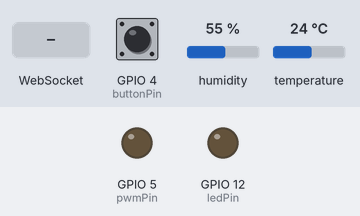
Recording of a sketch running on a simulated ESP8266 (NodeMCU). Parts: output pins drawn as LEDs (lit = HIGH). The test bench sets the inputs (shaded band); at power-on: GPIO 4 (buttonPin) LOW, humidity 55 %, temperature 24 °C. WiFi joins after 1.5 s; servers stay silent unless stated; what the sketch prints to the serial monitor is not drawn.

Above: at 2.7 s.
2.8 s: WebSocket text "pwm,512" received
At 4.0 s:
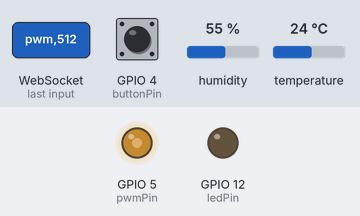
4.3 s: GPIO 4 (buttonPin) pulled HIGH for 0.15 s
At 4.8 s:
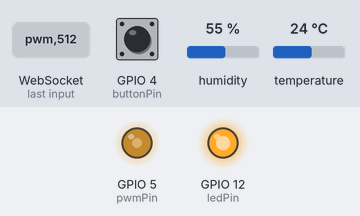
5.9 s: WebSocket text "pwm," received
At 6.6 s:
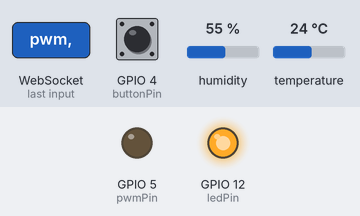
7.4 s: GPIO 4 (buttonPin) pulled HIGH for 1 s
At 8.3 s:
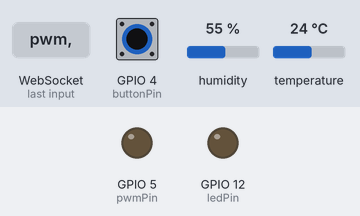
9.9 s: GPIO 4 (buttonPin) pulled HIGH for 3.2 s
At 10.2 s:
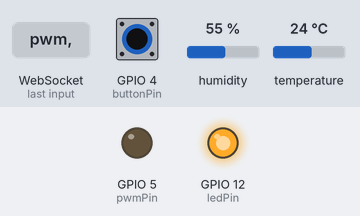
14.6 s: WebSocket text "toggle" received
At 15.6 s:
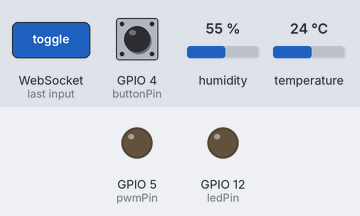
Timing chart, 0 to 17.1 s (numbered marks = the images above; inputs shaded):
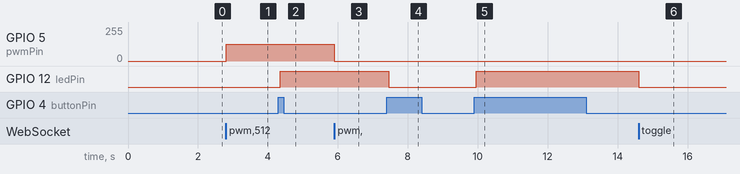

The sketch:

sketch_4.7.ino
```cpp
#include <ESP8266WiFi.h>
#include <ESPAsyncTCP.h>
#include <ESPAsyncWebServer.h>
#include <DHT.h>

const char* ssid = "Redmi 12";
const char* password = "22345678";

// Konfigurasi Pin
const byte dhtPin = 2;        // D4 (GPIO 2)
const byte buttonPin = 4;     // D2 (GPIO 4)
const byte ledPin = 12;       // D6 (GPIO 12) -> LED ON/OFF
const byte pwmPin = 5;        // D1 (GPIO 5)  -> LED dimmer (PWM)

DHT dht(dhtPin, DHT22);

// Variabel Pelacak Status (State & Cache)
bool ledState = false;
int pwmValue = 0;
String currentTemp = "--";
int buttonState;
int lastButtonState = LOW;
unsigned long lastDebounceTime = 0;
const unsigned long debounceDelay = 50;
unsigned long lastTime = 0;

// Inisialisasi Async Web Server (port 80) & WebSocket (rute /ws)
AsyncWebServer server(80);
AsyncWebSocket ws("/ws");

// ---------------- HTML & JAVASCRIPT (FRONT-END) ----------------
const char index_html[] PROGMEM = R"rawliteral(
<!DOCTYPE html>
<html>
<head>
  <meta name="viewport" content="width=device-width, initial-scale=1">
  <title>Real-Time IoT Web</title>
  <style>
    body { font-family: Arial; text-align: center; }
    .card { background: #f0f0f0; margin: 20px auto; padding: 20px; max-width: 300px; border-radius: 10px; }
    button { padding: 15px 30px; font-size: 20px; border-radius: 5px; cursor: pointer; color: white;}
    .btn-on { background-color: #4CAF50; }
    .btn-off { background-color: #f44336; }
    input[type=range] { width: 100%; }
  </style>
</head>
<body>
  <h1>Smart Room</h1>
  <div class="card">
    <h2>Suhu: <span id="tempValue">--</span> Celcius</h2>
  </div>
  <div class="card">
    <h2>LED: <span id="ledStatus">OFF</span></h2>
    <button id="toggleBtn" class="btn-off" onclick="toggleLed()">Turn ON</button>
  </div>
  <div class="card">
    <h2>Dimmer LED</h2>
    <input type="range" min="0" max="1023" value="0" id="pwmSlider" oninput="sendPWM(this.value)">
    <h2>PWM: <span id="pwmValue">0 (0%)</span></h2>
  </div>

  <script>
    var gateway = `ws://${window.location.hostname}/ws`;
    var websocket;

    window.addEventListener('load', onLoad);
    function onLoad(event) { initWebSocket(); }

    function initWebSocket() {
      websocket = new WebSocket(gateway);
      websocket.onopen    = onOpen;
      websocket.onclose   = onClose;
      websocket.onmessage = onMessage;
    }

    function onOpen(event) { console.log('WebSocket Terkoneksi'); }
    function onClose(event) { setTimeout(initWebSocket, 2000); }

    function toggleLed(){
      websocket.send('toggle');
    }

    // Dipanggil saat slider digeser: kirim paket berformat "pwm,nilai"
    function sendPWM(value) {
      showPWM(value);
      if (websocket.readyState == WebSocket.OPEN) {
        websocket.send('pwm,' + value);
      }
    }

    function showPWM(value) {
      var persen = Math.round(value / 1023 * 100);
      document.getElementById('pwmValue').innerHTML = value + ' (' + persen + '%)';
    }

    function onMessage(event) {
      var dataObj = JSON.parse(event.data);

      if(dataObj.suhu !== undefined) {
         document.getElementById('tempValue').innerHTML = dataObj.suhu;
      }

      if(dataObj.pwm !== undefined) {
         document.getElementById('pwmSlider').value = dataObj.pwm;
         showPWM(dataObj.pwm);
      }

      if(dataObj.led !== undefined) {
         var btn = document.getElementById('toggleBtn');
         var status = document.getElementById('ledStatus');
         if(dataObj.led == "1"){
           status.innerHTML = "ON";
           btn.innerHTML = "Turn OFF";
           btn.className = "btn-on";
         } else {
           status.innerHTML = "OFF";
           btn.innerHTML = "Turn ON";
           btn.className = "btn-off";
         }
      }
    }
  </script>
</body>
</html>
)rawliteral";

// ---------------- BACK-END & WEBSOCKET LOGIC ----------------

void notifyClients() {
  String jsonString = "{\"led\":\"" + String(ledState ? 1 : 0) + "\", ";
  jsonString += "\"suhu\":\"" + currentTemp + "\", ";
  jsonString += "\"pwm\":" + String(pwmValue) + "}";
  ws.textAll(jsonString);
}

void handleWebSocketMessage(void *arg, uint8_t *data, size_t len) {
  AwsFrameInfo *info = (AwsFrameInfo*)arg;
  if (info->final && info->index == 0 && info->len == len && info->opcode == WS_TEXT) {
    data[len] = 0;
    String pesan = (char*)data;

    if (pesan == "toggle") {
      ledState = !ledState;
      notifyClients();
    }
    // Paket slider berformat "pwm,512"
    else if (pesan.startsWith("pwm,")) {
      int nilaiPWM = pesan.substring(4).toInt();   // ambil angka setelah koma
      nilaiPWM = constrain(nilaiPWM, 0, 1023);
      pwmValue = nilaiPWM;
      analogWrite(pwmPin, pwmValue);               // atur kecerahan LED
      Serial.printf("PWM diterima: %d\n", pwmValue);
    }
  }
}

void onEvent(AsyncWebSocket *server, AsyncWebSocketClient *client, AwsEventType type,
             void *arg, uint8_t *data, size_t len) {
  switch (type) {
    case WS_EVT_CONNECT:
      Serial.printf("Client WebSocket #%u terhubung\n", client->id());
      notifyClients();
      break;
    case WS_EVT_DISCONNECT:
      Serial.printf("Client WebSocket #%u terputus\n", client->id());
      break;
    case WS_EVT_DATA:
      handleWebSocketMessage(arg, data, len);
      break;
    default:
      break;
  }
}

void setup() {
  Serial.begin(115200);

  pinMode(buttonPin, INPUT);

  pinMode(ledPin, OUTPUT);
  digitalWrite(ledPin, LOW);

  pinMode(pwmPin, OUTPUT);
  analogWriteRange(1023);      // resolusi PWM 0-1023 sesuai slider
  analogWrite(pwmPin, 0);

  dht.begin();

  WiFi.mode(WIFI_STA);
  WiFi.begin(ssid, password);
  while (WiFi.status() != WL_CONNECTED) { delay(500); Serial.print("."); }
  Serial.println("\nIP Address: " + WiFi.localIP().toString());

  server.on("/", HTTP_GET, [](AsyncWebServerRequest *request){
    request->send_P(200, "text/html", index_html);
  });

  ws.onEvent(onEvent);
  server.addHandler(&ws);
  server.begin();
}

void loop() {
  ws.cleanupClients();

  // 1. Eksekusi perangkat keras LED ON/OFF
  digitalWrite(ledPin, ledState ? HIGH : LOW);

  // 2. Baca Tombol Fisik (Debounce)
  int reading = digitalRead(buttonPin);
  if (reading != lastButtonState) {
    lastDebounceTime = millis();
  }
  if ((millis() - lastDebounceTime) > debounceDelay) {
    if (reading != buttonState) {
      buttonState = reading;
      if (buttonState == HIGH) {
        ledState = !ledState;
        notifyClients();
      }
    }
  }
  lastButtonState = reading;

  // 3. Baca DHT setiap 3 detik
  if ((millis() - lastTime) > 3000) {
    float t = dht.readTemperature();
    if(!isnan(t)) {
      currentTemp = String(t);
      notifyClients();
    }
    lastTime = millis();
  }
}
```

Measured:
- after the input at 2.8 s, GPIO 5 (pwmPin): 0/255 → 127/255 at once
- after the input at 4.3 s, GPIO 12 (ledPin): LOW → HIGH after 0.05 s
- after the input at 5.9 s, GPIO 5 (pwmPin): 127/255 → 0/255 at once
- after the input at 7.4 s, GPIO 12 (ledPin): HIGH → LOW after 0.05 s
- after the input at 9.9 s, GPIO 12 (ledPin): LOW → HIGH after 0.05 s
- after the input at 14.6 s, GPIO 12 (ledPin): HIGH → LOW at once
